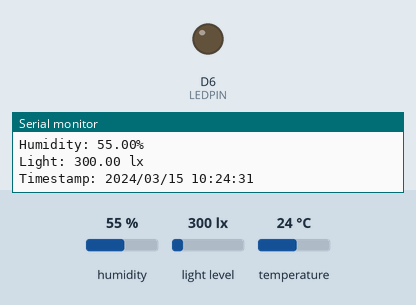
Recording of a sketch running on a simulated ESP8266 (NodeMCU). On the bench: output pins drawn as LEDs (lit = HIGH), the last lines printed to the serial monitor. The inputs (shaded band) are chosen by the test bench; at power-on: temperature 24 °C, humidity 55 %, light level 300 lx. WiFi joins after 1.5 s; servers stay silent unless stated; the local clock reads 2024-03-15 10:24:30 at power-on unless the sketch sets it.

Above: at 2.7 s.
2.8 s: temperature set to 25.6 °C
At 8.3 s:
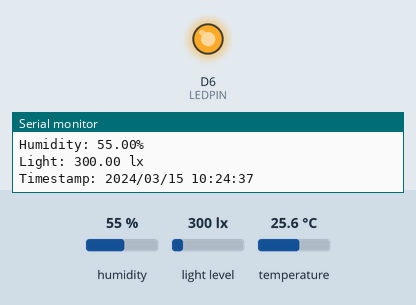
9.4 s: temperature set to 12 °C
At 14.6 s:
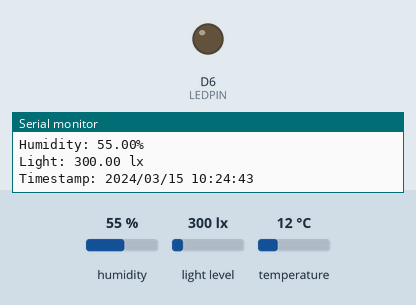
15.9 s: temperature set to 28 °C
At 21.0 s:
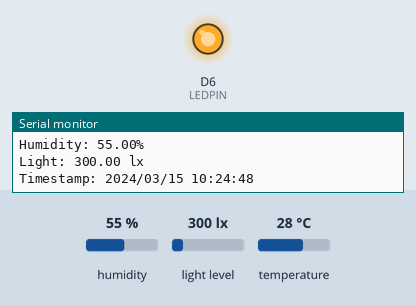
Timing chart, 0 to 22.5 s (numbered marks = the images above; inputs shaded):
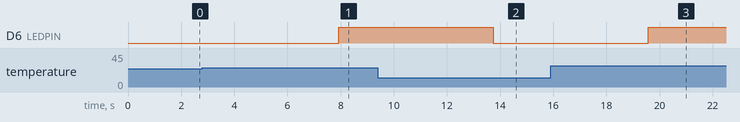

Measured:
- the behaviour switches between 25 and 25.1 °C on temperature (found by bisection; images 0 and 1)
- after the input at 2.8 s, D6 (LEDPIN): LOW → HIGH after 5.1 s
- after the input at 9.4 s, D6 (LEDPIN): HIGH → LOW after 4.3 s
- after the input at 15.9 s, D6 (LEDPIN): LOW → HIGH after 3.7 s

The sketch:

CW17-6506022620052.ino
```cpp
#include <Wire.h>
#include "FirebaseESP8266.h"
#include <ESP8266WiFi.h>
#include "DHT.h"
#include <BH1750FVI.h>
#include <time.h>

#define DHTPIN D7
#define DHTTYPE DHT22
#define LEDPIN D6  // Pin for LED

char FIREBASE_HOST[] = "fir-dht-2024-default-rtdb.asia-southeast1.firebasedatabase.app";
char FIREBASE_AUTH[] = "6l1u5vjuRUGWY85ZM8iPMw5JVuCr4eqHhmmk95cr";

char WIFI_SSID[] = "309_2.4G";
char WIFI_PASSWORD[] = "3721J8917";

FirebaseData firebaseData;
DHT dht(DHTPIN, DHTTYPE);
BH1750FVI LightSensor(BH1750FVI::k_DevModeContLowRes);  // Create BH1750FVI object

void setup() {
  Serial.begin(9600);
  WiFi.begin(WIFI_SSID, WIFI_PASSWORD);
  while (WiFi.status() != WL_CONNECTED) {
    delay(500);
    Serial.print(".");
  }
  Serial.println("\nWi-Fi connected");
  Firebase.begin(FIREBASE_HOST, FIREBASE_AUTH);
  dht.begin();
  LightSensor.begin();  // Initialize BH1750FVI

  pinMode(LEDPIN, OUTPUT);    // Set LED pin as OUTPUT
  digitalWrite(LEDPIN, LOW);  // Start with LED off

  configTime(7 * 3600, 0, "pool.ntp.org", "time.nist.gov");
  while (!time(nullptr)) {
    delay(1000);
    Serial.print(".");
  }
  Serial.println("\nTime synced!");
}

String getFormattedTime() {
  time_t now = time(nullptr);
  struct tm* timeinfo = localtime(&now);
  char buffer[20];
  strftime(buffer, sizeof(buffer), "%Y/%m/%d %H:%M:%S", timeinfo);
  return String(buffer);
}

String generateUniqueId() {
  time_t now = time(nullptr);
  struct tm* timeinfo = localtime(&now);
  char buffer[20];
  strftime(buffer, sizeof(buffer), "%Y%m%d%H%M%S", timeinfo);  // Format: YYYYMMDDHHMMSS
  String id = String(buffer);
  return id;
}

void loop() {
  float temperature = dht.readTemperature();
  float humidity = dht.readHumidity();
  float lux = LightSensor.GetLightIntensity();  // Read light level in lux

  if (isnan(temperature) || isnan(humidity)) {
    Serial.println("Failed to read from DHT sensor!");
  } else {
    String timestamp = getFormattedTime();
    String logId = generateUniqueId();
    String logPath = "/logs/" + logId;  // Create a new log path

    // Send data to Firebase
    if (Firebase.setFloat(firebaseData, logPath + "/temperature", temperature)) {
      Serial.println("Temperature data sent successfully.");
    } else {
      Serial.print("Error sending temperature: ");
      Serial.println(firebaseData.errorReason());
    }

    if (Firebase.setFloat(firebaseData, logPath + "/humidity", humidity)) {
      Serial.println("Humidity data sent successfully.");
    } else {
      Serial.print("Error sending humidity: ");
      Serial.println(firebaseData.errorReason());
    }

    // Send lux data to Firebase
    if (Firebase.setFloat(firebaseData, logPath + "/lux", lux)) {
      Serial.println("Light data sent successfully.");
    } else {
      Serial.print("Error sending light: ");
      Serial.println(firebaseData.errorReason());
    }

    if (Firebase.setString(firebaseData, logPath + "/time", timestamp)) {
      Serial.println("Timestamp data sent successfully.");
    } else {
      Serial.print("Error sending timestamp: ");
      Serial.println(firebaseData.errorReason());
    }

    // Control LED based on temperature
    if (temperature > 25.0) {                              // If temperature is higher than 25°C
      digitalWrite(LEDPIN, HIGH);                          // Turn on LED
      Firebase.setBool(firebaseData, "/ledStatus", true);  // Update LED status in Firebase
    } else {
      digitalWrite(LEDPIN, LOW);                            // Turn off LED
      Firebase.setBool(firebaseData, "/ledStatus", false);  // Update LED status in Firebase
    }

    // Display data in Serial Monitor
    Serial.println("\n-------------------------------");
    Serial.print("Temperature: ");
    Serial.print(temperature);
    Serial.println("°C");
    Serial.print("Humidity: ");
    Serial.print(humidity);
    Serial.println("%");
    Serial.print("Light: ");
    Serial.print(lux);
    Serial.println(" lx");
    Serial.print("Timestamp: ");
    Serial.println(timestamp);

    delay(5000);
  }
}
```
